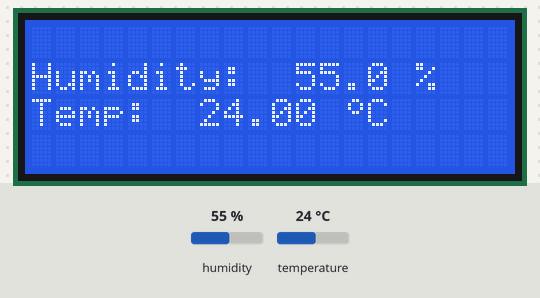
Bench run of a sketch on a simulated Arduino Uno, built with avr-gcc and run on an emulated ATmega328P. Parts: 20×4 character LCD. The inputs (shaded band) are chosen by the test bench; at power-on: humidity 55 %, temperature 24 °C. What the sketch prints to the serial monitor is not drawn.

Above: at 7.7 s.
7.8 s: humidity set to 22 %
At 9.5 s:
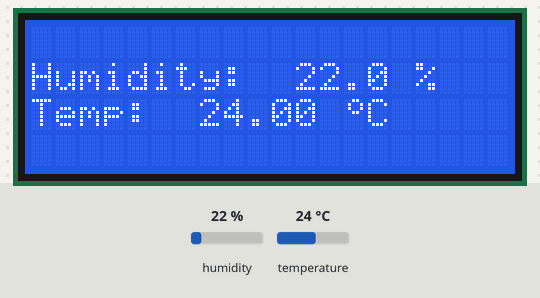
10.8 s: temperature set to 12 °C
At 12.6 s:
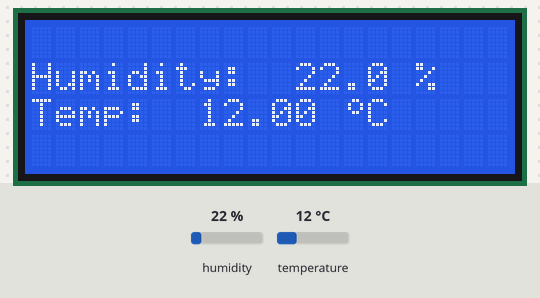
13.8 s: humidity set to 40 %
At 16.3 s:
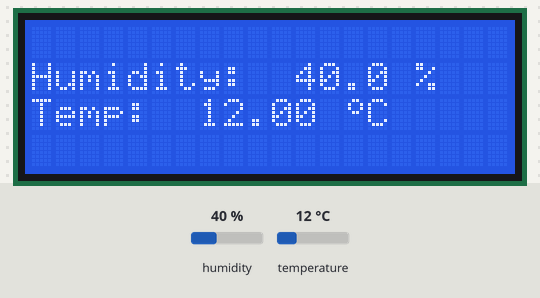
16.8 s: temperature set to 19 °C
Timing chart, 0 to 19.8 s (numbered marks = the images above; inputs shaded):
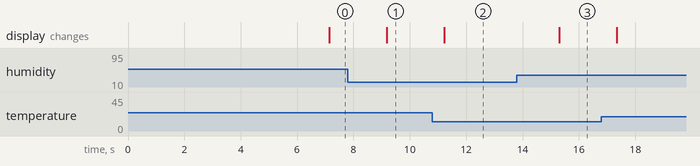

Measured:
- after the input at 7.8 s, the display: changes after 1.4 s (image 1)
- after the input at 10.8 s, the display: changes after 0.42 s (image 2)
- after the input at 13.8 s, the display: changes after 1.5 s (image 3)

The sketch:

LCD_I2C.ino.ino
```cpp
#include <Wire.h>
#include <LiquidCrystal_I2C.h>
#include <DHT.h>;

LiquidCrystal_I2C lcd(0x27,20,4);
#define DHTPIN 7     // what pin we're connected to
#define DHTTYPE DHT22   // DHT 22  (AM2302)
DHT dht(DHTPIN, DHTTYPE); //// Initialize DHT sensor for normal 16mhz Arduino

int chk;
float hum;  //Stores humidity value
float temp; //Stores temperature value

byte derajat[8] = {
  B00110,
  B01001,
  B01001,
  B00110,
  B00000,
  B00000,
  B00000,
  B00000
};

void setup() {
  // put your setup code here, to run once:
  Serial.begin(9600);
  dht.begin();
  lcd.init();
  //  Print a message to the LCD
  lcd.backlight();
  lcd.createChar(0, derajat);
  lcd.setCursor(0,1);
  lcd.print("Monitoring");
  lcd.setCursor(14,1);
  lcd.print("Suhu");
  lcd.setCursor(5,2);
  lcd.print("Tunggu...");
  delay(5000);
}

void loop() {
    delay(2000);
    //Read data and store it to variables hum and temp
    hum = dht.readHumidity();
    temp= dht.readTemperature();

    //Print temp and humidity values to serial monitor
    Serial.print("Humidity : ");
    Serial.println(hum);
    Serial.print("Temperature : ");
    Serial.println(temp);

    //Print temp and humidity values to lcd monitor
    lcd.clear();
    lcd.setCursor(0,1);
    lcd.print("Humidity:");
    lcd.setCursor(11,1);
    lcd.print(hum);
    lcd.setCursor(15,1);
    lcd.print(" %");
    lcd.setCursor(0,2);
    lcd.print("Temp:");
    lcd.setCursor(7,2);
    lcd.print(temp);
    lcd.setCursor(13,2);
    lcd.write((byte)0);
    lcd.setCursor(14,2);
    lcd.print("C");
}
```
